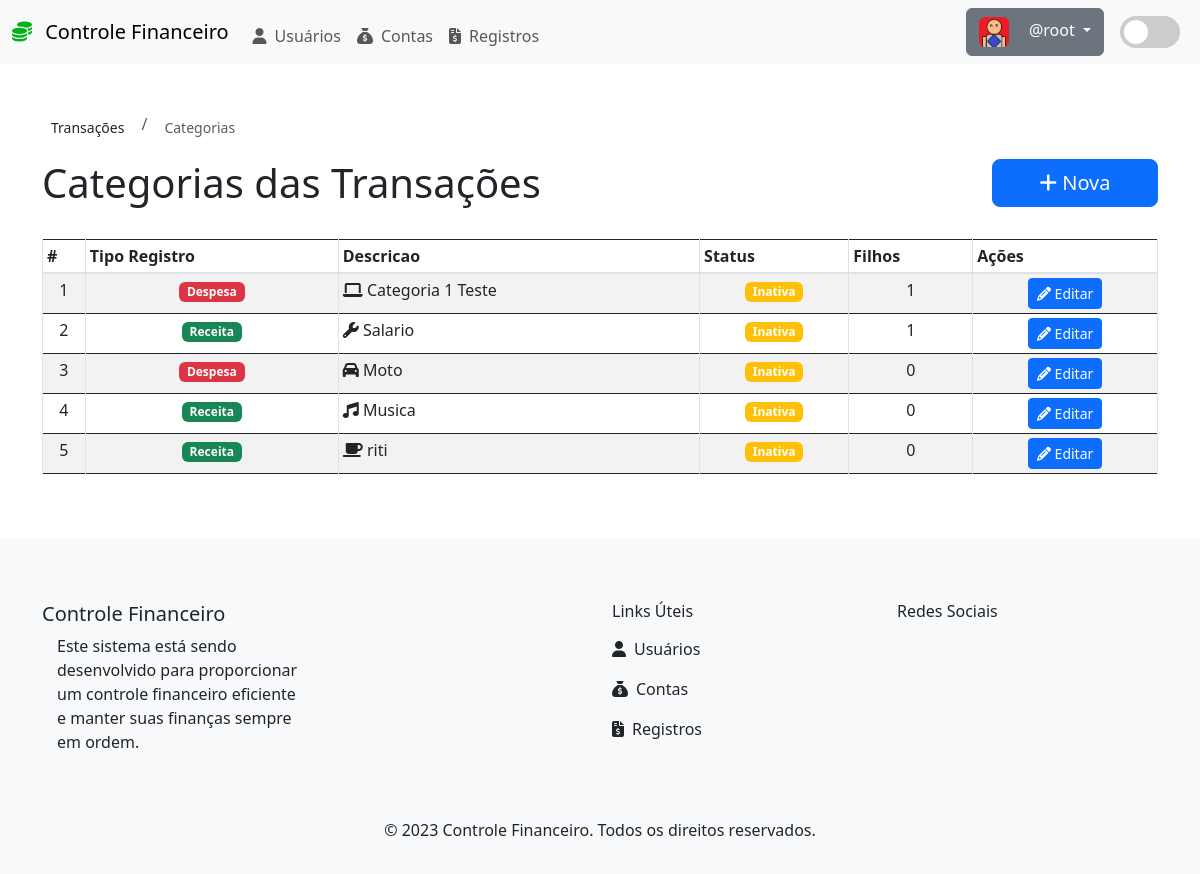
The app's page /?page=listarCategoriaRegistro (signed in) with its own data.
### tables this page shows
CREATE TABLE IF NOT EXISTS `categoriaRegistro` (
  `idCategoriaRegistro` int UNSIGNED NOT NULL AUTO_INCREMENT,
  `TipoRegistro_idTipoRegistro` int UNSIGNED NOT NULL,
  `descricaoCategoriaRegistro` varchar(255) DEFAULT NULL,
  `iconeCategoriaRegistro` varchar(255) DEFAULT NULL,
  `corCategoriaRegistro` varchar(255) DEFAULT NULL,
  `statusCategoriaRegistro` tinyint(1) DEFAULT NULL,
  `permiteFilhos` tinyint(1) DEFAULT NULL,
  `idCategoriaPai` int NOT NULL,
  PRIMARY KEY (`idCategoriaRegistro`),
  KEY `CategoriaRegistro_FKIndex1` (`TipoRegistro_idTipoRegistro`)
);

CREATE TABLE IF NOT EXISTS `tipoRegistro` (
  `idTipoRegistro` int UNSIGNED NOT NULL AUTO_INCREMENT,
  `descricaoTipoRegistro` varchar(255) DEFAULT NULL,
  `statusTipoRegistro` tinyint(1) DEFAULT NULL,
  PRIMARY KEY (`idTipoRegistro`)
);

### src/database/querys.php (called while the page is built, shortened)
<?php
function getTipoRegistroById($idTipoRegistro, $conn)
{
  $sql = "SELECT * FROM tipoRegistro WHERE idTipoRegistro = {$idTipoRegistro}";
  $res = $conn->query($sql) or die($conn->error);
  $qtd = $res->num_rows;
  if ($qtd > 0) {
    $row = $res->fetch_object();
    return $row;
  } else {
    return "Tipo de registro não encontrado";
  }
}

### src/registro/categoria/listaCategoriaRegistro.php (the view, shortened to what this page needs)
<div class="row">
  <nav aria-label="breadcrumb">
    <ol class="breadcrumb">
      <li class="breadcrumb-item">
        <a class="btn btn-sm btn-link" onclick="location.href='?page=listarTransacoes'">Transações</a>
      </li>
      <li class="breadcrumb-item active">
        <a class="btn btn-sm btn-link" onclick="location.href='?page=listarCategoriaRegistro'">Categorias</a>
      </li>
    </ol>
  </nav>
</div>
<div class="row">
  <div class="col-10">
    <h1>Categorias das Transações</h1>
  </div>
  <div class="col-2">
    <button type="button" class="btn btn-primary btn-lg btn-block" data-toggle="modal" data-target="#modalCadastrarCategoriaTransacao">
      <i class="fa-solid fa-plus"></i> Nova
    </button>
  </div>
</div>
<br>
<?php
$sqlCategoriaRegistro = "SELECT * FROM categoriaRegistro";
$resCategoriaRegistro = $conn->query($sqlCategoriaRegistro);
$qtdCategoriaRegistro = $resCategoriaRegistro->num_rows;
if ($qtdCategoriaRegistro > 0) {
  $tableHTML = <<<HTML
    <div class='table-responsive'>
      <table class='table table-sm table-hover table-striped table-bordered'>
        <thead class='thead'>
          <tr>
            <th>#</th>
            <th>Tipo Registro</th>
            <th>Descricao</th>
            <th>Status</th>
            <th>Filhos</th>
            <th>Ações</th>
          </tr>
        </thead>
        <tbody>
  HTML;
  while ($rowCategoriaRegistro = $resCategoriaRegistro->fetch_object()) {
    $ativo = "<span class='badge bg-success'>Ativa</span>";
    $inativo = "<span class='badge bg-warning text-white'>Inativa</span>";
    $statusHTML = $rowCategoriaRegistro->statusCategoriaRegistro ? $ativo : $inativo;
    $tipoRegistroAtual = getTipoRegistroById($rowCategoriaRegistro->TipoRegistro_idTipoRegistro, $conn);
    $corTipoRegistro = $tipoRegistroAtual->descricaoTipoRegistro == "Despesa" ? "danger" : "success";
    $tableHTML .= <<<HTML
      <tr class="text-center">
        <td>{$rowCategoriaRegistro->idCategoriaRegistro}</td>
        <td>
          <span class="badge bg-{$corTipoRegistro}">
            {$tipoRegistroAtual->descricaoTipoRegistro}
          </span>
        </td>
        <td class="text-left">
          <i class="<?php echo $rowCategoriaRegistro->iconeCategoriaRegistro ?>"></i>
          {$rowCategoriaRegistro->descricaoCategoriaRegistro}
        </td>
        <td>{$statusHTML}</td>
        <td>{$rowCategoriaRegistro->permiteFilhos}</td>
        <td>
          <button class='btn btn-sm btn-primary' onclick="location.href='?page=editarCategoriaRegistro&idCategoriaRegistro={$rowCategoriaRegistro->idCategoriaRegistro}'">
            <i class='fa-solid fa-pencil fa-fade'></i> Editar
          </button>
        </td>
      </tr>
    HTML;
  }
  $tableHTML .= <<<HTML
      </tbody>
    </table>
  </div>
  HTML;
  echo $tableHTML;
}
?>

### records on screen
categoriaregistro: idCategoriaRegistro "1", tiporegistro.descricaoTipoRegistro "Despesa", descricaoCategoriaRegistro "Categoria 1 Teste", permiteFilhos "1"
categoriaregistro: idCategoriaRegistro "2", tiporegistro.descricaoTipoRegistro "Receita", descricaoCategoriaRegistro "Salario", permiteFilhos "1"
categoriaregistro: idCategoriaRegistro "3", tiporegistro.descricaoTipoRegistro "Despesa", descricaoCategoriaRegistro "Moto", permiteFilhos "0"
categoriaregistro: idCategoriaRegistro "4", tiporegistro.descricaoTipoRegistro "Receita", descricaoCategoriaRegistro "Musica", permiteFilhos "0"
categoriaregistro: idCategoriaRegistro "5", tiporegistro.descricaoTipoRegistro "Receita", descricaoCategoriaRegistro "riti", permiteFilhos "0"

### other values on screen
$_SESSION['username'] "root"
